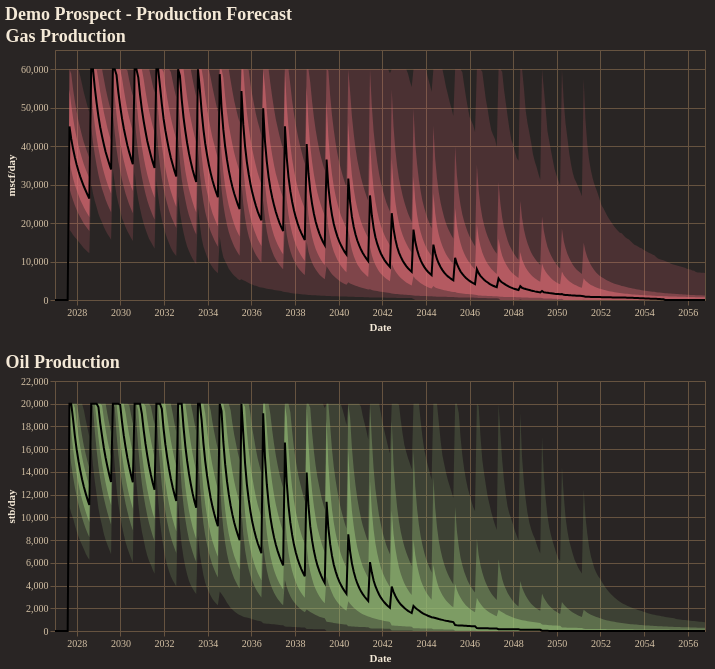

The notebook cell this image was saved under:
### Code cell
fig = reporter.plotter.combined_production_plot(
    figsize=(650, 250),
    backend=PLOTTING_BACKEND
)
fig.show()

### Figure 1 — Vega-Lite specification as saved in the notebook (floating-point values rounded to 4 significant figures; data arrays with more than 128 entries replaced by an {"elided": "..."} marker saying what was removed)
{"config": {"background": "#292524", "view": {"fill": "#292524", "stroke": "#665340"}, "title": {"color": "#f4e9d7", "font": "Merriweather", "fontSize": 18, "fontWeight": 600, "subtitleColor": "#d5c2a6", "anchor": "start"}, "axis": {"domainColor": "#665340", "gridColor": "#665340", "tickColor": "#665340", "labelColor": "#d5c2a6", "titleColor": "#f4e9d7", "labelFont": "Merriweather", "titleFont": "Merriweather"}, "legend": {"titleColor": "#f4e9d7", "labelColor": "#d5c2a6", "labelFont": "Merriweather", "titleFont": "Merriweather", "orient": "top-right", "symbolType": "circle"}, "header": {"labelColor": "#d5c2a6", "titleColor": "#f4e9d7", "labelFont": "Merriweather", "titleFont": "Merriweather"}, "mark": {"color": "#c78d3b"}, "line": {"color": "#c78d3b"}, "bar": {"color": "#c78d3b"}, "point": {"color": "#ddb06d"}, "area": {"color": "#c78d3b", "opacity": 0.35}, "text": {"color": "#f4e9d7", "font": "Merriweather"}, "range": {"category": ["#5DA5DA", "#F28E2B", "#59C36A", "#E15759", "#B07AA1", "#4ECDC4", "#FF9DA7", "#EDC948"]}}, "vconcat": [{"layer": [{"mark": {"type": "area", "color": "rgba(224, 108, 117, 1.0)", "opacity": 0.18}, "encoding": {"tooltip": [{"field": "date", "title": "Date", "type": "temporal"}, {"field": "p01", "format": ",.2f", "title": "P01", "type": "quantitative"}, {"field": "p10", "format": ",.2f", "title": "P10", "type": "quantitative"}, {"field": "p25", "format": ",.2f", "title": "P25", "type": "quantitative"}, {"field": "p50", "format": ",.2f", "title": "P50", "type": "quantitative"}, {"field": "p75", "format": ",.2f", "title": "P75", "type": "quantitative"}, {"field": "p90", "format": ",.2f", "title": "P90", "type": "quantitative"}, {"field": "p99", "format": ",.2f", "title": "P99", "type": "quantitative"}], "x": {"field": "date", "title": "Date", "type": "temporal"}, "y": {"field": "p01", "title": "mscf/day", "type": "quantitative"}, "y2": {"field": "p99"}}}, {"mark": {"type": "area", "color": "rgba(224, 108, 117, 1.0)", "opacity": 0.35}, "encoding": {"tooltip": [{"field": "date", "title": "Date", "type": "temporal"}, {"field": "p01", "format": ",.2f", "title": "P01", "type": "quantitative"}, {"field": "p10", "format": ",.2f", "title": "P10", "type": "quantitative"}, {"field": "p25", "format": ",.2f", "title": "P25", "type": "quantitative"}, {"field": "p50", "format": ",.2f", "title": "P50", "type": "quantitative"}, {"field": "p75", "format": ",.2f", "title": "P75", "type": "quantitative"}, {"field": "p90", "format": ",.2f", "title": "P90", "type": "quantitative"}, {"field": "p99", "format": ",.2f", "title": "P99", "type": "quantitative"}], "x": {"field": "date", "title": "Date", "type": "temporal"}, "y": {"field": "p10", "title": "mscf/day", "type": "quantitative"}, "y2": {"field": "p90"}}}, {"mark": {"type": "area", "color": "rgba(224, 108, 117, 1.0)", "opacity": 0.55}, "encoding": {"tooltip": [{"field": "date", "title": "Date", "type": "temporal"}, {"field": "p01", "format": ",.2f", "title": "P01", "type": "quantitative"}, {"field": "p10", "format": ",.2f", "title": "P10", "type": "quantitative"}, {"field": "p25", "format": ",.2f", "title": "P25", "type": "quantitative"}, {"field": "p50", "format": ",.2f", "title": "P50", "type": "quantitative"}, {"field": "p75", "format": ",.2f", "title": "P75", "type": "quantitative"}, {"field": "p90", "format": ",.2f", "title": "P90", "type": "quantitative"}, {"field": "p99", "format": ",.2f", "title": "P99", "type": "quantitative"}], "x": {"field": "date", "title": "Date", "type": "temporal"}, "y": {"field": "p25", "title": "mscf/day", "type": "quantitative"}, "y2": {"field": "p75"}}}, {"mark": {"type": "line", "color": "black", "strokeWidth": 2}, "encoding": {"tooltip": [{"field": "date", "title": "Date", "type": "temporal"}, {"field": "p01", "format": ",.2f", "title": "P01", "type": "quantitative"}, {"field": "p10", "format": ",.2f", "title": "P10", "type": "quantitative"}, {"field": "p25", "format": ",.2f", "title": "P25", "type": "quantitative"}, {"field": "p50", "format": ",.2f", "title": "P50", "type": "quantitative"}, {"field": "p75", "format": ",.2f", "title": "P75", "type": "quantitative"}, {"field": "p90", "format": ",.2f", "title": "P90", "type": "quantitative"}, {"field": "p99", "format": ",.2f", "title": "P99", "type": "quantitative"}], "x": {"field": "date", "title": "Date", "type": "temporal"}, "y": {"field": "p50", "title": "mscf/day", "type": "quantitative"}}}], "data": {"name": "data-80d8b42d34a2f5b88c516a3e493464b6"}, "height": 250, "title": "Gas Production", "width": 650}, {"layer": [{"mark": {"type": "area", "color": "rgba(152, 195, 121, 1.0)", "opacity": 0.18}, "encoding": {"tooltip": [{"field": "date", "title": "Date", "type": "temporal"}, {"field": "p01", "format": ",.2f", "title": "P01", "type": "quantitative"}, {"field": "p10", "format": ",.2f", "title": "P10", "type": "quantitative"}, {"field": "p25", "format": ",.2f", "title": "P25", "type": "quantitative"}, {"field": "p50", "format": ",.2f", "title": "P50", "type": "quantitative"}, {"field": "p75", "format": ",.2f", "title": "P75", "type": "quantitative"}, {"field": "p90", "format": ",.2f", "title": "P90", "type": "quantitative"}, {"field": "p99", "format": ",.2f", "title": "P99", "type": "quantitative"}], "x": {"field": "date", "title": "Date", "type": "temporal"}, "y": {"field": "p01", "title": "stb/day", "type": "quantitative"}, "y2": {"field": "p99"}}}, {"mark": {"type": "area", "color": "rgba(152, 195, 121, 1.0)", "opacity": 0.35}, "encoding": {"tooltip": [{"field": "date", "title": "Date", "type": "temporal"}, {"field": "p01", "format": ",.2f", "title": "P01", "type": "quantitative"}, {"field": "p10", "format": ",.2f", "title": "P10", "type": "quantitative"}, {"field": "p25", "format": ",.2f", "title": "P25", "type": "quantitative"}, {"field": "p50", "format": ",.2f", "title": "P50", "type": "quantitative"}, {"field": "p75", "format": ",.2f", "title": "P75", "type": "quantitative"}, {"field": "p90", "format": ",.2f", "title": "P90", "type": "quantitative"}, {"field": "p99", "format": ",.2f", "title": "P99", "type": "quantitative"}], "x": {"field": "date", "title": "Date", "type": "temporal"}, "y": {"field": "p10", "title": "stb/day", "type": "quantitative"}, "y2": {"field": "p90"}}}, {"mark": {"type": "area", "color": "rgba(152, 195, 121, 1.0)", "opacity": 0.55}, "encoding": {"tooltip": [{"field": "date", "title": "Date", "type": "temporal"}, {"field": "p01", "format": ",.2f", "title": "P01", "type": "quantitative"}, {"field": "p10", "format": ",.2f", "title": "P10", "type": "quantitative"}, {"field": "p25", "format": ",.2f", "title": "P25", "type": "quantitative"}, {"field": "p50", "format": ",.2f", "title": "P50", "type": "quantitative"}, {"field": "p75", "format": ",.2f", "title": "P75", "type": "quantitative"}, {"field": "p90", "format": ",.2f", "title": "P90", "type": "quantitative"}, {"field": "p99", "format": ",.2f", "title": "P99", "type": "quantitative"}], "x": {"field": "date", "title": "Date", "type": "temporal"}, "y": {"field": "p25", "title": "stb/day", "type": "quantitative"}, "y2": {"field": "p75"}}}, {"mark": {"type": "line", "color": "black", "strokeWidth": 2}, "encoding": {"tooltip": [{"field": "date", "title": "Date", "type": "temporal"}, {"field": "p01", "format": ",.2f", "title": "P01", "type": "quantitative"}, {"field": "p10", "format": ",.2f", "title": "P10", "type": "quantitative"}, {"field": "p25", "format": ",.2f", "title": "P25", "type": "quantitative"}, {"field": "p50", "format": ",.2f", "title": "P50", "type": "quantitative"}, {"field": "p75", "format": ",.2f", "title": "P75", "type": "quantitative"}, {"field": "p90", "format": ",.2f", "title": "P90", "type": "quantitative"}, {"field": "p99", "format": ",.2f", "title": "P99", "type": "quantitative"}], "x": {"field": "date", "title": "Date", "type": "temporal"}, "y": {"field": "p50", "title": "stb/day", "type": "quantitative"}}}], "data": {"name": "data-551ccd740806c816cfe32a043655a1c5"}, "height": 250, "title": "Oil Production", "width": 650}], "title": "Demo Prospect - Production Forecast", "$schema": "https://vega.github.io/schema/vega-lite/v5.20.1.json", "datasets": {"data-80d8b42d34a2f5b88c516a3e493464b6": {"elided": "360 records"}, "data-551ccd740806c816cfe32a043655a1c5": {"elided": "360 records"}}}
